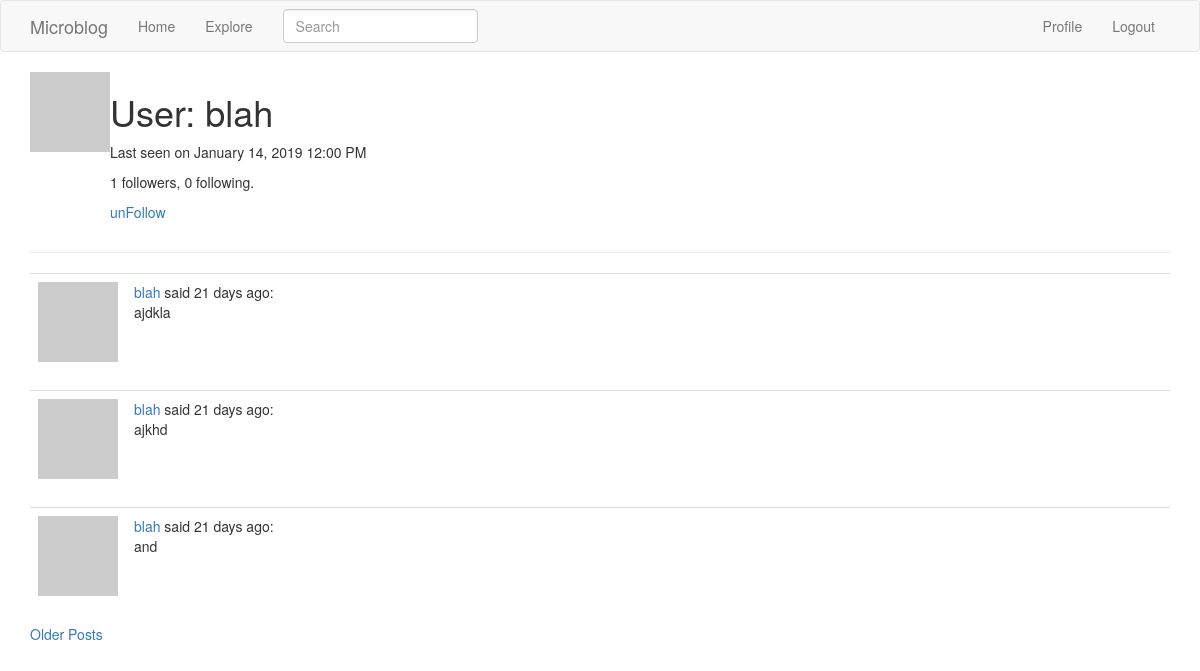
The page /user/blah (signed in) on the database its author committed.
### app/models.py (models this page shows, shortened)
class User(UserMixin, db.Model):
    id = db.Column(db.Integer, primary_key=True)
    username = db.Column(db.String(64), index=True, unique=True)
    email = db.Column(db.String(120), index=True, unique=True)
    password_hash = db.Column(db.String(128))
    posts = db.relationship('Post', backref="author", lazy="dynamic")
    about_me = db.Column(db.String(140))
    last_seen = db.Column(db.DateTime, default=datetime.utcnow)
    followed = db.relationship('User', secondary=followers, primaryjoin=(followers.c.follower_id == id),
        secondaryjoin=(followers.c.followed_id == id),
        backref=db.backref('followers', lazy='dynamic'), lazy='dynamic')
    def avatar(self, size):
        digest = md5(self.email.lower().encode('utf-8')).hexdigest()
        return 'https://www.gravatar.com/avatar/{}?d=identicon&s={}'.format(
            digest, size
        )
    def is_following(self, user):
        return self.followed.filter(
            followers.c.followed_id == user.id).count() > 0

class SearchableMixin(object):
    @classmethod
    def before_commit(cls, session):
        session._changes = {
            'add': list(session.new),
            'update': list(session.dirty),
            'delete': list(session.deleted)
        }
    @classmethod
    def after_commit(cls, session):
        for obj in session._changes['add']:
            if isinstance(obj, SearchableMixin):
                add_to_index(obj.__tablename__, obj)
        for obj in session._changes['update']:
            if isinstance(obj, SearchableMixin):
                add_to_index(obj.__tablename__, obj)
        for obj in session._changes['delete']:
            if isinstance(obj, SearchableMixin):
                remove_from_index(obj.__tablename__, obj)
        session._changes = None

class Post(SearchableMixin, db.Model):
    id = db.Column(db.Integer, primary_key=True)
    body = db.Column(db.String(140))
    time_stamp = db.Column(db.DateTime, index=True, default=datetime.utcnow)
    user_id = db.Column(db.Integer, db.ForeignKey('user.id'))
    __searchable__ = ['body']

### app/main/routes.py (the view)
@bp.route('/user/<username>')
@login_required
def user(username):
    user = User.query.filter_by(username=username).first_or_404()
    page = request.args.get('page', 1, type=int)
    posts = user.posts.order_by(Post.time_stamp.desc()).paginate(
        page, current_app.config['POSTS_PER_PAGE'], False)
    next_url = url_for('main.user', username=username, page=posts.next_num) \
        if posts.has_next else None
    prev_url = url_for('main.user', username=username, page=posts.prev_num) \
        if posts.has_prev else None
    return render_template('user.html', user=user, posts=posts.items, next_url=next_url, prev_url=prev_url )

### app/main/forms.py
class SearchForm(FlaskForm):
    q = StringField(_l('Search', validators=[DataRequired()]))
    def __init__(self, *args, **kwargs):
        if 'formdata' not in kwargs:
            kwargs['formdata'] = request.args
        if 'csrf_enabled' not in kwargs:
            kwargs['csrf_enabled'] = False
        super(SearchForm, self).__init__(*args, **kwargs)

### app/main/routes.py (called while the page is built)
@bp.before_request
def before_request():
    if current_user.is_authenticated:
        current_user.last_seen = datetime.utcnow()
        db.session.commit()
        g.search_form = SearchForm()
    g.locale = str(get_locale())

### app/models.py (called while the page is built)
@login.user_loader
def load_user(id):
    return User.query.get(int(id))

### app/templates/user.html (shortened to what this page needs)
{% extends 'base.html' %}
{% block app_content %}
<table>
    <tr valign="top">
        <td><img src="{{ user.avatar(128)}}"> </td>
        <td> <h1> {{_('User')}}: {{ user.username }} </h1>
            {% if user.last_seen %}
                <p> {{_('Last seen on')}} {{ moment(user.last_seen).format('LLL') }} </p>
            {% endif %}
            <p> {{ user.followers.count() }} {{_('followers')}}, {{ user.followed.count() }} {{_('following')}}.</p>
            {% if user == current_user %}
                <p> <a href="{{ url_for('main.edit_profile')}}"> {{_('Edit your profile')}} </a> </p>
            {% elif not current_user.is_following(user) %}
            <p> <a href="{{ url_for('main.follow', username=user.username)}}"> {{_('Follow')}}</a></p>
            {% else %}
            <p> <a href="{{ url_for('main.unfollow', username=user.username)}}"> {{_('unFollow')}}</a> </p>
            {% endif %}
        </td>
    </tr>
</table>
<hr>
    {% for post in posts %}
        {% include '_post.html' %}
    {% endfor %}
    {% if next_url %}
    <a href="{{ next_url }}"> {{_('Older Posts')}} </a>
    {% endif %}
{% endblock %}

### app/templates/_post.html (shortened to what this page needs)
<table class="table table-hover">
    <tr>
        <td width="70px">
            <a href="{{ url_for('main.user', username = post.author.username) }}">
                <img src="{{ post.author.avatar(36 )}}" >
            </a>
        </td>
        <td>
                {{ _('%(username)s said %(when)s',
                username= user_link, when=moment(post.time_stamp).fromNow()) }}:
            <br>
            {{ post.body }}
        </td>
    </tr>
</table>

### rows shown on the page
User: username "blah", last_seen "January 14, 2019 12:00 PM"
Post: body "ajdkla"
Post: body "ajkhd"
Post: body "and"

### other values the page prints
{{ ('Home') }} "Home"
{{ ('Explore') }} "Explore"
{{ ('Profile') }} "Profile"
{{ ('Logout') }} "Logout"
{{ user.followers.count() }} "1"
{{ user.followed.count() }} "0"
